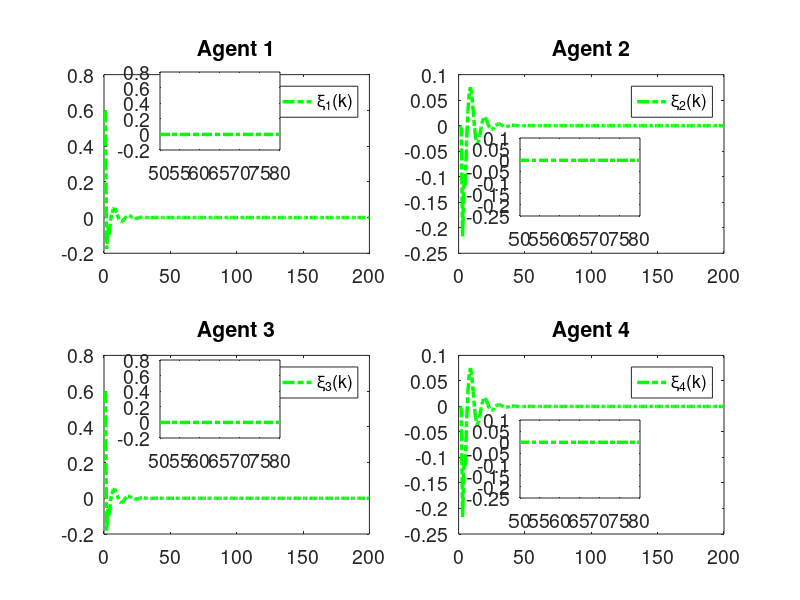

Write the MATLAB code that produced this figure.
clc; clear;

% Parameters
rho = 7.5;            % Increase gain for better control response
eta = 1;              % Increase to make the adaptive update faster
lamda = 350;          % Model-free parameter
mu = 0.005;           % Adaptive parameter
epsilon = 1e-5;       % Small threshold for stability
alpha = 15;           % Smoothing factor for error dynamics
T = 0.1;              % Sampling time (kept for calculations but not used in time vector)
gamma1 = 0.45;        % Adjust control gains for faster tracking
gamma2 = 0.15;        % Adjust control gains
gamma3 = 0.45;        % Adjust control gains
gamma4 = 0.15;        % Adjust control gains
beta = 10;            % Sliding mode coefficient
sigma = 95;           % Sliding mode parameter
tau = 1e-5;           % Small damping term

rT = 1024;            % Sample rate
L = 200;              % Time steps
m = 200;              % Data size
n = 600;              % Data size

% Initialization
phi1 = zeros(m+1,1); 
phi2 = zeros(m+1,1); 
phi3 = zeros(m+1,1); 
phi4 = zeros(m+1,1);
mfa1 = zeros(m+1,1); 
mfa2 = zeros(m+1,1); 
mfa3 = zeros(m+1,1); 
mfa4 = zeros(m+1,1);
sm1 = zeros(m,1);  
sm2 = zeros(m,1);  
sm3 = zeros(m,1);  
sm4 = zeros(m,1);
y1 = zeros(m+1,1); 
y2 = zeros(m+1,1); 
y3 = zeros(m+1,1); 
y4 = zeros(m+1,1);
u1 = zeros(m,1);   
u2 = zeros(m,1);   
u3 = zeros(m,1);   
u4 = zeros(m,1);
xi1 = zeros(m,1);  
xi2 = zeros(m,1);  
xi3 = zeros(m,1);  
xi4 = zeros(m,1);
s1 = zeros(m,1);   
s2 = zeros(m,1);   
s3 = zeros(m,1);   
s4 = zeros(m,1);
yd = zeros(m+1,1);

% Desired signal (Reference trajectory)
for k = 1:1:m+1
    yd(k) = 0.6; % Time-invariant constant reference signal
    % yd(k) = 0.6 * sin(0.05 * pi * k) + 0.6 * cos(0.03 * pi * k);
end

for k = 1:m
    % Adaptive Gain update
    if k == 1
        phi1(k) = 4.0; 
        phi2(k) = 4.0; 
        phi3(k) = 4.0; 
        phi4(k) = 4.0;
    elseif k == 2
        phi1(k) = phi1(k-1) + (eta * u1(k-1) / (mu + u1(k-1)^2)) * (y1(k) - phi1(k-1)*u1(k-1));
        phi2(k) = phi2(k-1) + (eta * u2(k-1) / (mu + u2(k-1)^2)) * (y2(k) - phi2(k-1)*u2(k-1));
        phi3(k) = phi3(k-1) + (eta * u3(k-1) / (mu + u3(k-1)^2)) * (y3(k) - phi3(k-1)*u3(k-1));
        phi4(k) = phi4(k-1) + (eta * u4(k-1) / (mu + u4(k-1)^2)) * (y4(k) - phi4(k-1)*u4(k-1));
    else
        phi1(k) = phi1(k-1) + (eta * (u1(k-1) - u1(k-2)) / (mu + (u1(k-1) - u1(k-2))^2)) * (y1(k) - y1(k-1) - phi1(k-1) * (u1(k-1) - u1(k-2)));
        phi2(k) = phi2(k-1) + (eta * (u2(k-1) - u2(k-2)) / (mu + (u2(k-1) - u2(k-2))^2)) * (y2(k) - y2(k-1) - phi2(k-1) * (u2(k-1) - u2(k-2)));
        phi3(k) = phi3(k-1) + (eta * (u3(k-1) - u3(k-2)) / (mu + (u3(k-1) - u3(k-2))^2)) * (y3(k) - y3(k-1) - phi3(k-1) * (u3(k-1) - u3(k-2)));
        phi4(k) = phi4(k-1) + (eta * (u4(k-1) - u4(k-2)) / (mu + (u4(k-1) - u4(k-2))^2)) * (y4(k) - y4(k-1) - phi4(k-1) * (u4(k-1) - u4(k-2)));
    end

    % Stability protection
    if k > 2 && (abs(phi1(k)) <= epsilon || abs(u1(k-1) - u1(k-2)) <= epsilon || sign(phi1(k)) ~= sign(phi1(1)))
        phi1(k) = phi1(1);
    end
    if k > 2 && (abs(phi2(k)) <= epsilon || abs(u2(k-1) - u2(k-2)) <= epsilon || sign(phi2(k)) ~= sign(phi2(1)))
        phi2(k) = phi2(1);
    end
    if k > 2 && (abs(phi3(k)) <= epsilon || abs(u3(k-1) - u3(k-2)) <= epsilon || sign(phi3(k)) ~= sign(phi3(1)))
        phi3(k) = phi3(1);
    end
    if k > 2 && (abs(phi4(k)) <= epsilon || abs(u4(k-1) - u4(k-2)) <= epsilon || sign(phi4(k)) ~= sign(phi4(1)))
        phi4(k) = phi4(1);
    end

    % Error dynamics
    xi1(k) = yd(k) - 2*y1(k) + y4(k);
    xi2(k) = y1(k) - 2*y2(k) + y3(k);
    xi3(k) = y2(k) + yd(k) - 2*y3(k);
    xi4(k) = y1(k) + y3(k) - 2*y4(k);

    % Fix: Handle k=1 case for sliding surfaces
    if k == 1
        s1(k) = 0;
        s2(k) = 0;
        s3(k) = 0;
        s4(k) = 0;
    else
        s1(k) = alpha * xi1(k) - xi1(k-1);
        s2(k) = alpha * xi2(k) - xi2(k-1);
        s3(k) = alpha * xi3(k) - xi3(k-1);
        s4(k) = alpha * xi4(k) - xi4(k-1);
    end

    % MFAC updates
    if k == 1
        mfa1(k) = 0;
        mfa2(k) = 0;
        mfa3(k) = 0;
        mfa4(k) = 0;
    else
        mfa1(k) = mfa1(k-1) + (rho * phi1(k)) / (lamda + abs(phi1(k)^2)) * xi1(k);
        mfa2(k) = mfa2(k-1) + (rho * phi2(k)) / (lamda + abs(phi2(k)^2)) * xi2(k);
        mfa3(k) = mfa3(k-1) + (rho * phi3(k)) / (lamda + abs(phi3(k)^2)) * xi3(k);
        mfa4(k) = mfa4(k-1) + (rho * phi4(k)) / (lamda + abs(phi4(k)^2)) * xi4(k);
    end

    % SMC updates
    if k == 1 
        sm1(k) = 0;
        sm2(k) = 0;
        sm3(k) = 0;
        sm4(k) = 0;
    else
        sm1(k) = sm1(k-1) + (beta * phi1(k)) / (sigma + (phi1(k))^2) * ...
            ( (xi1(k) + (y4(k) - y4(k-1)) + (yd(k+1) - yd(k))) / (1 + 1) ...
            - (xi1(k)) / (alpha * (2)) + tau * sign(s1(k)) );

        sm2(k) = sm2(k-1) + (beta * phi2(k)) / (sigma + (phi2(k)^2)) * ...
            ( (xi2(k) + (y1(k) - y1(k-1)) + (y3(k) - y3(k-1))) / (1 + 1) ...
            - (xi2(k)) / (alpha * 2) + tau * sign(s2(k)) );

        sm3(k) = sm3(k-1) + (beta * phi3(k)) / (sigma + (phi3(k)^2)) * ...
            ( (xi3(k) + (y2(k) - y2(k-1)) + (yd(k+1) - yd(k))) / (1 + 1) ...
            - (xi3(k)) / (alpha * (2)) + tau * sign(s3(k)) );

        sm4(k) = sm4(k-1) + (beta * phi4(k)) / (sigma + (phi4(k)^2)) * ...
            ( (xi4(k) + (y1(k) - y1(k-1)) + (y3(k) - y3(k-1))) / (1 + 1) ...
            - (xi4(k)) / (alpha * (2)) + tau * sign(s4(k)) );
    end

    % Control signal
    if k == 1
        u1(k) = 0.01;
        u2(k) = 0.01;
        u3(k) = 0.01;
        u4(k) = 0.01;
    else
        u1(k) = mfa1(k) + gamma1 * sm1(k);
        u2(k) = mfa2(k) + gamma2 * sm2(k);
        u3(k) = mfa3(k) + gamma3 * sm3(k);
        u4(k) = mfa4(k) + gamma4 * sm4(k);
    end
    if k == 1
        y1(k) = 0.6;
        y2(k) = 0.6;
        y3(k) = 0.6;
        y4(k) = 0.6;
    end

    % Plant model update with nonlinear term and feedforward
    a = 0.5;
    b1 = 1.2 * n / (rT * 0.2);
    b2 = 1.2 * n / (rT * 0.2);
    b3 = 1.2 * n / (rT * 0.2);
    b4 = 1.2 * n / (rT * 0.2);
    
    nonlinearity1 = 0.03; % Coefficient for cubic nonlinearity
    nonlinearity2 = 0.01; % Coefficient for cubic nonlinearity
    nonlinearity3 = 0.02; % Coefficient for cubic nonlinearity
    nonlinearity4 = 0.01; % Coefficient for cubic nonlinearity
    ff_gain = 0.45; % Feedforward gain
    
    % Add cubic nonlinearity and feedforward term
    y1(k+1) = a * y1(k) + b1 * u1(k) - nonlinearity1 * y1(k)^3 + ff_gain;
    y2(k+1) = a * y2(k) + b2 * u2(k) - nonlinearity2 * y2(k)^2 + ff_gain;
    y3(k+1) = a * y3(k) + b3 * u3(k) - nonlinearity3 * y3(k)^3 + ff_gain;
    y4(k+1) = a * y4(k) + b4 * u4(k) - nonlinearity4 * y4(k)^2 + ff_gain;
end

% Calculate Mean Squared Error for each xi_i(k)
mse_xi1 = mean(xi1.^2);
mse_xi2 = mean(xi2.^2);
mse_xi3 = mean(xi3.^2);
mse_xi4 = mean(xi4.^2);

% Print MSE values
fprintf('Mean Squared Error for xi_1(k): %.10e\n', mse_xi1);
fprintf('Mean Squared Error for xi_2(k): %.10e\n', mse_xi2);
fprintf('Mean Squared Error for xi_3(k): %.10e\n', mse_xi3);
fprintf('Mean Squared Error for xi_4(k): %.10e\n', mse_xi4);

% Plotting
% Time vector for plotting
t = 1:1:m+1;  % Gives 201 points, as expected
font_size = 14;

% Verify time vector and array lengths
disp(['Length of t: ', num2str(length(t))]); % Should display 201
disp(['Length of y1: ', num2str(length(y1))]); % Should be 201
disp(['Length of yd: ', num2str(length(yd))]); % Should be 201
disp(['Length of xi1: ', num2str(length(xi1))]); % Should be 200

% Plot 4 subplots
% figure('Position', [100, 100, 15*100, 7.5*100]); % [left, bottom, width, height] in pixels
% subplot(2,2,1);
% plot(t, yd, '--b', 'LineWidth', 2.5); hold on;
% plot(t, y1, '-.g', 'LineWidth', 2.5);
% title('Agent 1'); grid off;
% legend('y_d(k)','y_1(k)','Orientation', 'horizontal');
% set(gca, 'FontSize', font_size);
% xlim([0 m]); % X-axis starts from 0
% ylim([0.5 0.8]); % Y-axis limits for Agent 1

% zoom_x_start = 40; % Start of zoomed x-range
% zoom_x_end = 70.5; % End of zoomed x-range
% axes('Position', [0.20,0.75,0.15,0.13]);
% box on; hold on;
% plot(t, yd, '--b', 'LineWidth', 2.5);
% plot(t, y1, '-.g', 'LineWidth', 2.5);
% xlim([zoom_x_start zoom_x_end]);
% yticks([0.599,0.6,0.601]);
% set(gca, 'FontSize', font_size);

% subplot(2,2,2);
% plot(t, yd, '--b', 'LineWidth', 2.5); hold on;
% plot(t, y2, '-.g', 'LineWidth', 2.5);
% title('Agent 2'); grid off;
% legend('y_d(k)','y_2(k)','Orientation', 'horizontal');
% set(gca, 'FontSize', font_size);
% xlim([0 m]); % X-axis starts from 0
% ylim([0.5 0.8]); % Y-axis limits for Agent 2

% axes('Position', [0.65,0.75,0.15,0.13]);
% box on; hold on;
% plot(t, yd, '--b', 'LineWidth', 2.5);
% plot(t, y2, '-.g', 'LineWidth', 2.5);
% xlim([zoom_x_start zoom_x_end]);
% yticks([0.599,0.6,0.601]);
% set(gca, 'FontSize', font_size);

% subplot(2,2,3);
% plot(t, yd, '--b', 'LineWidth', 2.5); hold on;
% plot(t, y3, '-.g', 'LineWidth', 2.5);
% title('Agent 3'); grid off;
% legend('y_d(k)','y_3(k)','Orientation', 'horizontal');
% set(gca, 'FontSize', font_size);
% xlim([0 m]); % X-axis starts from 0
% ylim([0.5 0.8]); % Y-axis limits for Agent 1

% axes('Position', [0.20,0.275,0.15,0.13]);
% box on; hold on;
% plot(t, yd, '--b', 'LineWidth', 2.5);
% plot(t, y3, '-.g', 'LineWidth', 2.5);
% xlim([zoom_x_start zoom_x_end]);
% yticks([0.599,0.6,0.601]);
% set(gca, 'FontSize', font_size);

% subplot(2,2,4);
% plot(t, yd, '--b', 'LineWidth', 2.5); hold on;
% plot(t, y4, '-.g', 'LineWidth', 2.5);
% title('Agent 4'); grid off;
% legend('y_d(k)','y_4(k)','Orientation', 'horizontal');
% set(gca, 'FontSize', font_size);
% xlim([0 m]); % X-axis starts from 0
% ylim([0.5 0.8]); % Y-axis limits for Agent 2

% axes('Position', [0.65,0.275,0.15,0.13]);
% box on; hold on;
% plot(t, yd, '--b', 'LineWidth', 2.5);
% plot(t, y4, '-.g', 'LineWidth', 2.5);
% xlim([zoom_x_start zoom_x_end]);
% yticks([0.599,0.6,0.601]);
% set(gca, 'FontSize', font_size);

% Plot 4 subplots for xi
figure('Position', [100, 100, 1450, 800]);
% figure('Position', [100, 100, 15*100, 7.5*100]); % [left, bottom, width, height] in pixels
subplot(2,2,1);
plot(t(1:end-1), xi1, '-.g', 'LineWidth', 2.5);
title('Agent 1'); grid off;
legend('\xi_1(k)','y_1','Orientation', 'horizontal');
set(gca, 'FontSize', font_size);
xlim([0 m]); % X-axis starts from 0
% ylim([0.5 0.8]); % Y-axis limits for Agent 1

zoom_x_start_xi = 50; % Start of zoomed x-range
zoom_x_end_xi = 80; % End of zoomed x-range
axes('Position', [0.20,0.75,0.15,0.13]);
box on; hold on;
plot(t(1:end-1), xi1, '-.g', 'LineWidth', 2.5);
xlim([zoom_x_start_xi zoom_x_end_xi]);
% yticks([-2.000000000000000e-04,0,2.000000000000000e-04,4.000000000000001e-04,6.000000000000001e-04]);
set(gca, 'FontSize', font_size);

subplot(2,2,2);
plot(t(1:end-1), xi2, '-.g', 'LineWidth', 2.5);
title('Agent 2'); grid off;
legend('\xi_2(k)','y_2','Orientation', 'horizontal');
set(gca, 'FontSize', font_size);
xlim([0 m]); % X-axis starts from 0
% ylim([0.41 0.99]); % Y-axis limits for Agent 2

axes('Position', [0.65,0.64,0.15,0.13]);
box on; hold on;
plot(t(1:end-1), xi2, '-.g', 'LineWidth', 2.5);
xlim([zoom_x_start_xi zoom_x_end_xi]);
% yticks([-2.000000000000000e-04,0,2.000000000000000e-04,4.000000000000001e-04,6.000000000000001e-04]);
set(gca, 'FontSize', font_size);

subplot(2,2,3);
plot(t(1:end-1), xi3, '-.g', 'LineWidth', 2.5); % Fixed from xi2 to xi3
title('Agent 3'); grid off;
legend('\xi_3(k)','y_3','Orientation', 'horizontal');
set(gca, 'FontSize', font_size);
xlim([0 m]); % X-axis starts from 0
% ylim([0.5 0.8]); % Y-axis limits for Agent 1

axes('Position', [0.20,0.270,0.15,0.13]);  
box on; hold on;
plot(t(1:end-1), xi3, '-.g', 'LineWidth', 2.5); % Fixed from xi2 to xi3
xlim([zoom_x_start_xi zoom_x_end_xi]);
% yticks([0.599,0.6,0.601]);
set(gca, 'FontSize', font_size);

subplot(2,2,4);
plot(t(1:end-1), xi4, '-.g', 'LineWidth', 2.5);
title('Agent 4'); grid off;
legend('\xi_4(k)','y_4','Orientation', 'horizontal');
set(gca, 'FontSize', font_size);
xlim([0 m]); % X-axis starts from 0
% ylim([0.41 0.99]); % Y-axis limits for Agent 2

axes('Position', [0.65,0.170,0.15,0.13]);
box on; hold on;
plot(t(1:end-1), xi4, '-.g', 'LineWidth', 2.5);
xlim([zoom_x_start_xi zoom_x_end_xi]);
% xticks([64,64.5,65])
% yticks([-1.000000000000000e-04,0,1.000000000000000e-04]);
set(gca, 'FontSize', font_size);
hold off;